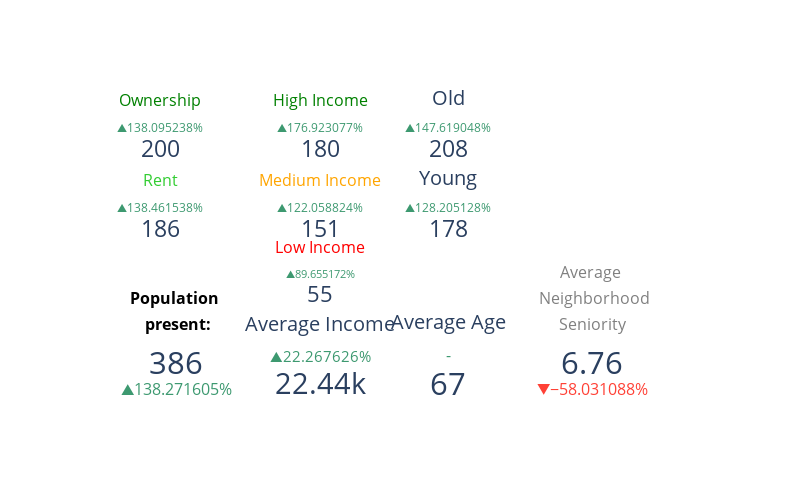
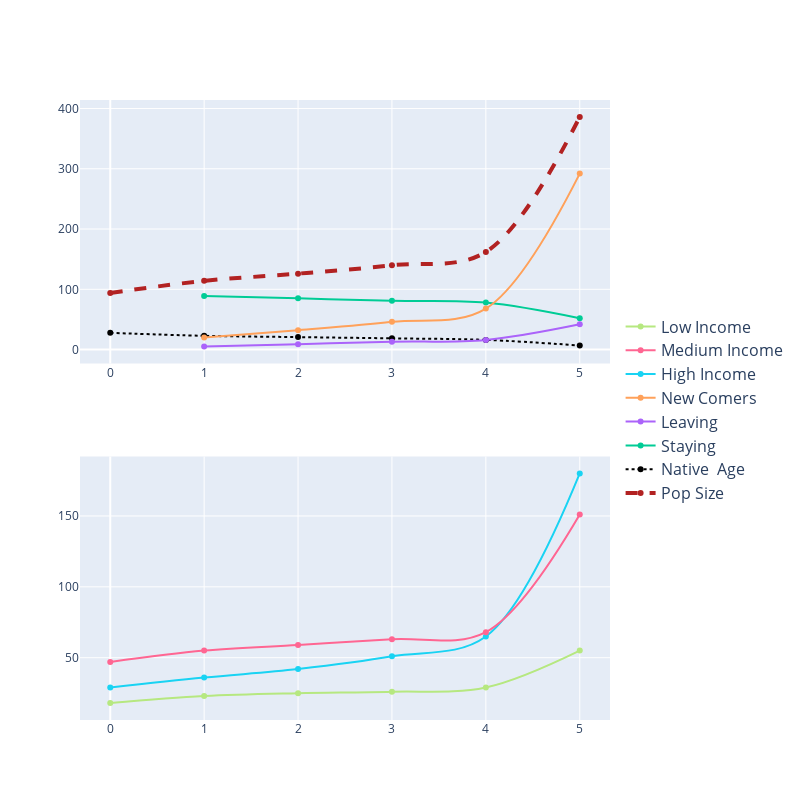

The code cell stored with these charts, in order, in its notebook:
### Code cell
if (setup==0):
    simulation_path = data['cim_folder']+folder_textbox.value +"/"
    agents_0_path = simulation_path+'agents_0.xlsx' # I need to grab a referene from the dictionary file!!!!
    agents_0 = pd.read_excel(agents_0_path)
    
    setup = 1
 

dti = get_itr_row(agents_0,True)
i = itr_slider.value
agents_itr = "agents_itr_"+str(int(i))+".xlsx"
agents_i_path = simulation_path+agents_itr # I need to grab a referene from the dictionary file!!!!
agents_i = pd.read_excel(agents_i_path)
if (i==0) & (j==0):
    dti_itr = dti
j= i+1
next_row =  get_itr_row(agents_i)
j=i+1
dti_itr = dti_itr.append(next_row)
dti_itr = dti_itr[['Average Age', 'Average Income', 'High Income', 'Low Income',
       'Medium Income', 'Native Age', 'Old', 'Pop Size', 'Young',
       'laeving', 'new comers', 'owner', 'rent', 'staying']]
dti_itr.reset_index(inplace=True)
fig_indicators = prepare_indicators(dti_itr,i,j)
fig = iteration_fig(dti_itr)

fig_indicators.show()
fig.show()

### Figure 1 — Plotly figure (JSON) as saved in the notebook; plotly's stock layout.template omitted (floating-point values rounded to 4 significant figures)
{"data": [{"delta": {"position": "top", "reference": 84, "relative": true}, "domain": {"x": [0, 0.25], "y": [0.8, 0.95]}, "mode": "number+delta", "title": {"text": "<span style='font-size:0.8em;color:Green'>Ownership</span>"}, "type": "indicator", "value": 200}, {"delta": {"position": "top", "reference": 78, "relative": true}, "domain": {"x": [0, 0.25], "y": [0.55, 0.7]}, "mode": "number+delta", "title": {"text": "<span style='font-size:0.8em;color:limegreen'>Rent</span>"}, "type": "indicator", "value": 186}, {"delta": {"position": "top", "reference": 65, "relative": true}, "domain": {"x": [0.3, 0.45], "y": [0.8, 0.95]}, "mode": "number+delta", "title": {"text": "<span style='font-size:0.8em;color:Green'>High Income</span>"}, "type": "indicator", "value": 180}, {"delta": {"position": "top", "reference": 68, "relative": true}, "domain": {"x": [0.3, 0.45], "y": [0.55, 0.7]}, "mode": "number+delta", "title": {"text": "<span style='font-size:0.8em;color:Orange'>Medium Income</span>"}, "type": "indicator", "value": 151}, {"delta": {"position": "top", "reference": 29, "relative": true}, "domain": {"x": [0.3, 0.45], "y": [0.35, 0.49]}, "mode": "number+delta", "title": {"text": "<span style='font-size:0.8em;color:Red'>Low Income</span>"}, "type": "indicator", "value": 55}, {"delta": {"position": "top", "reference": 18354, "relative": true}, "domain": {"x": [0.3, 0.45], "y": [0.05, 0.25]}, "mode": "number+delta", "title": {"text": "Average Income"}, "type": "indicator", "value": 22441}, {"delta": {"position": "top", "reference": 84, "relative": true}, "domain": {"x": [0.45, 0.7], "y": [0.8, 0.95]}, "mode": "number+delta", "title": {"text": "Old"}, "type": "indicator", "value": 208}, {"delta": {"position": "top", "reference": 78, "relative": true}, "domain": {"x": [0.45, 0.7], "y": [0.55, 0.7]}, "mode": "number+delta", "title": {"text": "Young"}, "type": "indicator", "value": 178}, {"delta": {"position": "top", "reference": 67, "relative": true}, "domain": {"x": [0.45, 0.7], "y": [0.05, 0.25]}, "mode": "number+delta", "title": {"text": "Average Age"}, "type": "indicator", "value": 67}, {"delta": {"reference": 162, "relative": true}, "domain": {"x": [0, 0.3], "y": [0.05, 0.25]}, "mode": "number+delta", "title": {"text": "<span style='font-size:0.8em;color:black'><b>Population <br> present:</b></span>"}, "type": "indicator", "value": 386}, {"delta": {"reference": 16.1, "relative": true}, "domain": {"x": [0.7, 0.9], "y": [0.05, 0.25]}, "mode": "number+delta", "title": {"text": "<span style='font-size:0.8em;color:gray'>Average <br> Neighborhood<br>Seniority</span>"}, "type": "indicator", "value": 6.756}], "layout": {"height": 500, "width": 800}}

### Figure 2 — Plotly figure (JSON) as saved in the notebook; plotly's stock layout.template omitted (floating-point values rounded to 4 significant figures)
{"data": [{"hoverinfo": "text+name", "line": {"color": "firebrick", "dash": "dash", "shape": "spline", "width": 4}, "mode": "lines+markers", "name": "Pop Size", "type": "scatter", "x": [0, 1, 2, 3, 4, 5], "xaxis": "x", "y": [94, 114, 126, 140, 162, 386], "yaxis": "y"}, {"hoverinfo": "text+name", "line": {"color": "black", "dash": "dot", "shape": "spline", "width": 2}, "mode": "lines+markers", "name": "Native  Age", "type": "scatter", "x": [0, 1, 2, 3, 4, 5], "xaxis": "x", "y": [27.74, 22.88, 20.7, 18.63, 16.1, 6.756], "yaxis": "y"}, {"hoverinfo": "text+name", "line": {"shape": "spline"}, "mode": "lines+markers", "name": "Staying", "type": "scatter", "x": [0, 1, 2, 3, 4, 5], "xaxis": "x", "y": [null, 89, 85, 81, 78, 52], "yaxis": "y"}, {"hoverinfo": "text+name", "line": {"shape": "spline"}, "mode": "lines+markers", "name": "Leaving", "type": "scatter", "x": [0, 1, 2, 3, 4, 5], "xaxis": "x", "y": [null, 5, 9, 13, 16, 42], "yaxis": "y"}, {"hoverinfo": "text+name", "line": {"shape": "spline"}, "mode": "lines+markers", "name": "New Comers", "type": "scatter", "x": [0, 1, 2, 3, 4, 5], "xaxis": "x", "y": [null, 20, 32, 46, 68, 292], "yaxis": "y"}, {"hoverinfo": "text+name", "line": {"shape": "spline"}, "mode": "lines+markers", "name": "High Income", "type": "scatter", "x": [0, 1, 2, 3, 4, 5], "xaxis": "x2", "y": [29, 36, 42, 51, 65, 180], "yaxis": "y2"}, {"hoverinfo": "text+name", "line": {"shape": "spline"}, "mode": "lines+markers", "name": "Medium Income", "type": "scatter", "x": [0, 1, 2, 3, 4, 5], "xaxis": "x2", "y": [47, 55, 59, 63, 68, 151], "yaxis": "y2"}, {"hoverinfo": "text+name", "line": {"shape": "spline"}, "mode": "lines+markers", "name": "Low Income", "type": "scatter", "x": [0, 1, 2, 3, 4, 5], "xaxis": "x2", "y": [18, 23, 25, 26, 29, 55], "yaxis": "y2"}], "layout": {"height": 800, "legend": {"font": {"size": 16}, "traceorder": "reversed", "y": 0.5}, "width": 800, "xaxis": {"anchor": "y", "domain": [0, 1]}, "xaxis2": {"anchor": "y2", "domain": [0, 1]}, "yaxis": {"anchor": "x", "domain": [0.575, 1]}, "yaxis2": {"anchor": "x2", "domain": [0, 0.425]}}}
